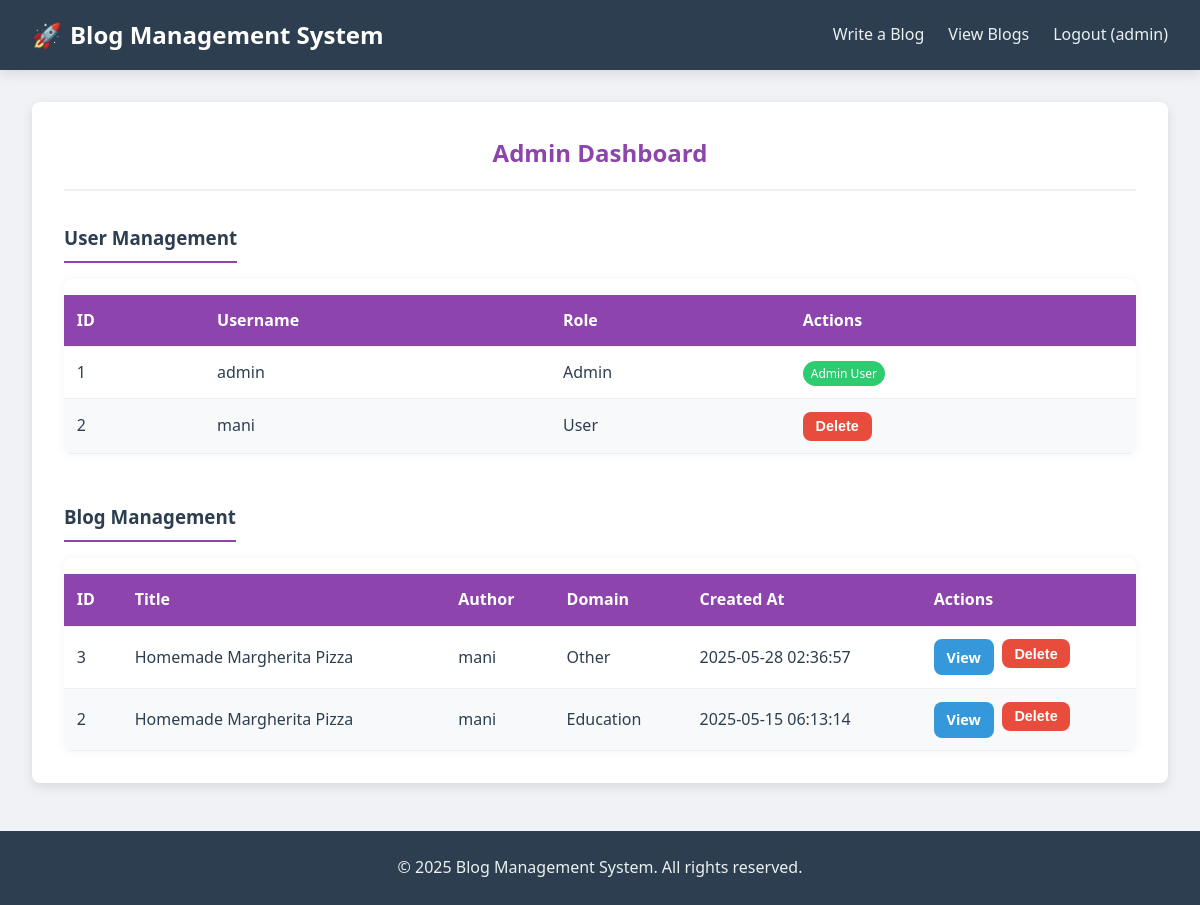
The page /admin (signed in) on the database its author committed.
### tables this page shows
CREATE TABLE users (
        id INTEGER PRIMARY KEY AUTOINCREMENT,
        username TEXT UNIQUE NOT NULL,
        password TEXT NOT NULL,
        is_admin INTEGER DEFAULT 0
    );

CREATE TABLE blogs (
        id INTEGER PRIMARY KEY AUTOINCREMENT,
        title TEXT NOT NULL,
        author TEXT NOT NULL,
        tags TEXT,
        domain TEXT NOT NULL,
        content TEXT NOT NULL,
        image_path TEXT,
        created_at TIMESTAMP DEFAULT CURRENT_TIMESTAMP
    );

### app.py (the view)
@app.route('/admin')
def admin_dashboard():
    if 'logged_in' not in session or not session.get('is_admin'):
        flash('Admin access required', 'error')
        return redirect(url_for('index'))
    conn = sqlite3.connect('blog.db')
    conn.row_factory = sqlite3.Row
    c = conn.cursor()
    c.execute("SELECT * FROM users")
    users = c.fetchall()
    c.execute("SELECT * FROM blogs ORDER BY created_at DESC")
    blogs = c.fetchall()
    conn.close()
    return render_template('admin.html', users=users, blogs=blogs)

### templates/admin.html (shortened to what this page needs)
<!DOCTYPE html>
<html lang="en">
<head>
    <link rel="stylesheet" href="{{ url_for('static', filename='css/styles.css') }}">
</head>
<body>
    <header>
        <nav>
            <div class="logo">
                <a href="{{ url_for('index') }}">
                    <span class="rocket-icon">🚀</span> Blog Management System
                </a>
            </div>
            <div class="nav-links">
                <a href="{{ url_for('write_blog') }}">Write a Blog</a>
                <a href="{{ url_for('view_blogs') }}">View Blogs</a>
                <a href="{{ url_for('logout') }}">Logout ({{ session.username }})</a>
            </div>
        </nav>
    </header>
    <main>
        <div class="admin-container">
            <h2 class="admin-title">Admin Dashboard</h2>
            <div class="admin-sections">
                <section class="admin-section">
                    <h3>User Management</h3>
                    <div class="table-container">
                        <table class="admin-table">
                            <thead>
                                <tr>
                                    <th>ID</th>
                                    <th>Username</th>
                                    <th>Role</th>
                                    <th>Actions</th>
                                </tr>
                            </thead>
                            <tbody>
                                {% for user in users %}
                                    <tr>
                                        <td>{{ user.id }}</td>
                                        <td>{{ user.username }}</td>
                                        <td>{% if user.is_admin %}Admin{% else %}User{% endif %}</td>
                                        <td>
                                            {% if not user.is_admin %}
                                                <form action="{{ url_for('delete_user', user_id=user.id) }}" method="post" onsubmit="return confirm('Are you sure you want to delete this user?');">
                                                    <button type="submit" class="btn btn-danger">Delete</button>
                                                </form>
                                            {% else %}
                                                <span class="admin-badge">Admin User</span>
                                            {% endif %}
                                        </td>
                                    </tr>
                                {% endfor %}
                            </tbody>
                        </table>
                    </div>
                </section>
                <section class="admin-section">
                    <h3>Blog Management</h3>
                    <div class="table-container">
                        <table class="admin-table">
                            <thead>
                                <tr>
                                    <th>ID</th>
                                    <th>Title</th>
                                    <th>Author</th>
                                    <th>Domain</th>
                                    <th>Created At</th>
                                    <th>Actions</th>
                                </tr>
                            </thead>
                            <tbody>
                                {% for blog in blogs %}
                                    <tr>
                                        <td>{{ blog.id }}</td>
                                        <td>{{ blog.title }}</td>
                                        <td>{{ blog.author }}</td>
                                        <td>{{ blog.domain }}</td>
                                        <td>{{ blog.created_at }}</td>
                                        <td>
                                            <div class="action-buttons">
                                                <a href="{{ url_for('view_blog', blog_id=blog.id) }}" class="btn btn-view">View</a>
                                                <form action="{{ url_for('delete_blog', blog_id=blog.id) }}" method="post" onsubmit="return confirm('Are you sure you want to delete this blog?');">
                                                    <button type="submit" class="btn btn-danger">Delete</button>
                                                </form>
                                            </div>
                                        </td>
                                    </tr>
                                {% endfor %}
                            </tbody>
                        </table>
                    </div>
                </section>
            </div>
        </div>
    </main>
    <footer>
        <p>&copy; 2025 Blog Management System. All rights reserved.</p>
    </footer>
</body>
</html>

### static/css/styles.css (style rules this page uses)
:root { --primary-color: #8e44ad; --primary-dark: #6c3483; --secondary-color: #e67e22; --accent-color: #2ecc71; --light-color: #f7f9fa; --dark-color: #2c3e50; --gray-color: #7f8c8d; --light-gray: #ecf0f1; --success-color: #27ae60; --error-color: #e74c3c; --info-color: #3498db; --warning-color: #f39c12; --box-shadow: 0 4px 12px rgba(0, 0, 0, 0.1); --border-radius: 8px; --gradient-1: linear-gradient(135deg, #8e44ad, #9b59b6); --gradient-2: linear-gradient(135deg, #e67e22, #f39c12); --gradient-3: linear-gradient(135deg, #2ecc71, #27ae60); }
* { margin: 0; padding: 0; box-sizing: border-box; }
body { font-family: 'Segoe UI', Tahoma, Geneva, Verdana, sans-serif; line-height: 1.6; color: var(--dark-color); background-color: #f0f2f5; }
a { text-decoration: none; color: var(--primary-color); }
header { background-color: var(--dark-color); box-shadow: var(--box-shadow); position: sticky; top: 0; z-index: 100; }
nav { display: flex; justify-content: space-between; align-items: center; padding: 1rem 2rem; max-width: 1200px; margin: 0 auto; }
.logo a { font-size: 1.5rem; font-weight: 700; color: #fff; display: flex; align-items: center; }
.rocket-icon { margin-right: 0.5rem; font-size: 1.5rem; color: var(--secondary-color); }
.nav-links { display: flex; gap: 1.5rem; }
.nav-links a { color: #ecf0f1; font-weight: 500; transition: color 0.3s; }
main { max-width: 1200px; margin: 2rem auto; padding: 0 2rem; }
footer { text-align: center; padding: 1.5rem; margin-top: 3rem; background-color: var(--dark-color); color: #ecf0f1; }
.btn { display: inline-block; padding: 0.8rem 1.5rem; border: none; border-radius: var(--border-radius); background-color: var(--primary-color); color: white; font-weight: 600; cursor: pointer; transition: background-color 0.3s, transform 0.3s; }
.admin-container { background-color: white; padding: 2rem; border-radius: var(--border-radius); box-shadow: var(--box-shadow); }
.admin-title { color: var(--primary-color); margin-bottom: 2rem; text-align: center; padding-bottom: 1rem; border-bottom: 2px solid var(--light-gray); }
.admin-sections { display: flex; flex-direction: column; gap: 3rem; }
.admin-section h3 { margin-bottom: 1rem; color: var(--dark-color); border-bottom: 2px solid var(--primary-color); padding-bottom: 0.5rem; display: inline-block; }
.table-container { overflow-x: auto; border-radius: var(--border-radius); box-shadow: 0 0 10px rgba(0, 0, 0, 0.05); }
.admin-table { width: 100%; border-collapse: collapse; margin-top: 1rem; }
.admin-table th, .admin-table td { padding: 0.8rem; text-align: left; border-bottom: 1px solid var(--light-gray); }
.admin-table th { background-color: var(--primary-color); color: white; font-weight: 600; }
.admin-table tr:nth-child(even) { background-color: var(--light-color); }
.action-buttons { display: flex; gap: 0.5rem; }
.btn-view { background-color: var(--info-color); padding: 0.4rem 0.8rem; font-size: 0.9rem; }
.btn-danger { background-color: var(--error-color); padding: 0.4rem 0.8rem; font-size: 0.9rem; color: white; }
.admin-badge { background-color: var(--accent-color); color: white; padding: 0.25rem 0.5rem; border-radius: 20px; font-size: 0.75rem; }

### rows shown on the page
users: username "admin", id "1", is_admin "Admin"
users: id "2", username "mani", is_admin "User"
blogs: id "3", title "Homemade Margherita Pizza", author "mani", domain "Other", created_at "2025-05-28 02:36:57"
blogs: id "2", title "Homemade Margherita Pizza", author "mani", domain "Education", created_at "2025-05-15 06:13:14"
